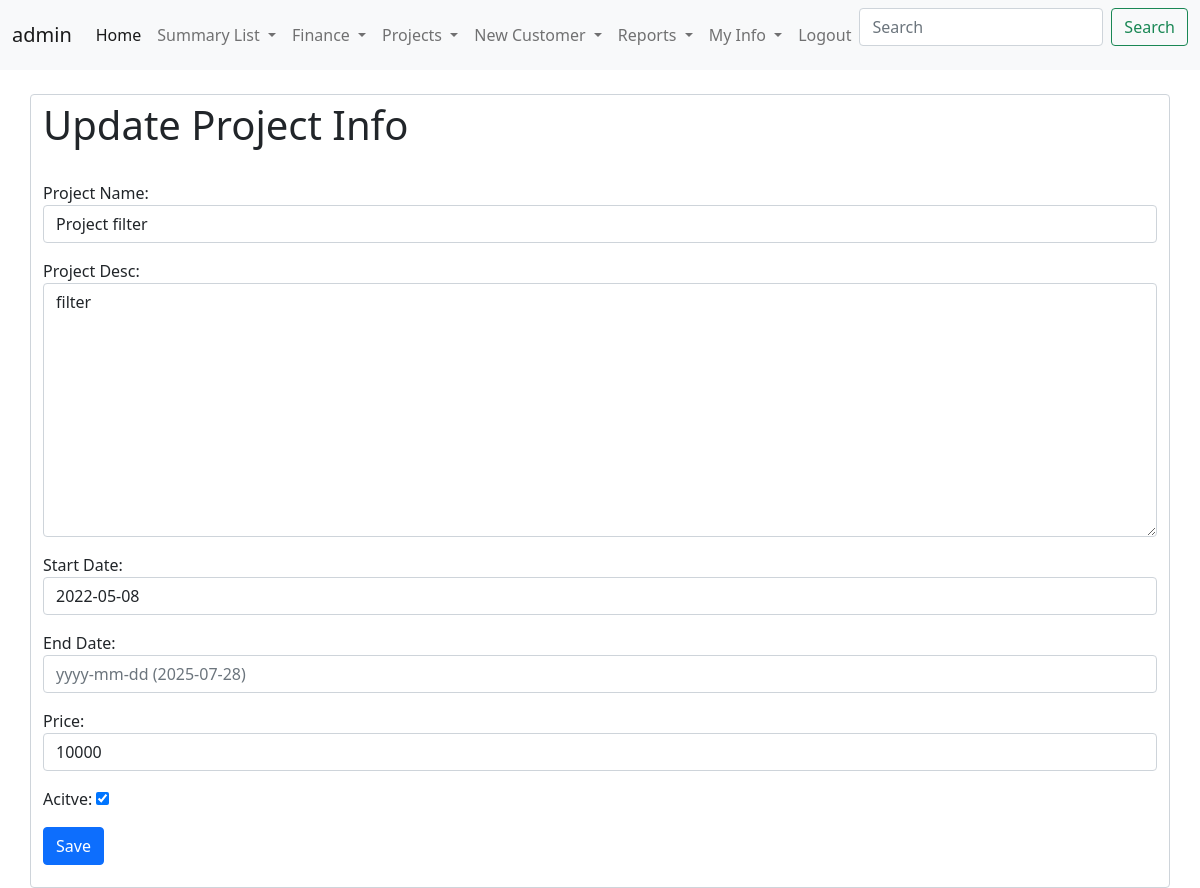
Screenshot of /updateProject/13 (signed in) with the database file from the repository.
### CRM/models.py (models this page shows, shortened)
class ProjectInfoModel(models.Model):
    projectId = models.AutoField(primary_key=True)
    projectName = models.CharField(max_length=100 , unique=True)
    projectDesc =  models.CharField(max_length=300)
    startDate = models.DateField(default= datetime.now)
    endDate = models.DateField(blank=True, null=True)
    price = models.IntegerField()
    active = models.BooleanField(default=True)
    createdBy = models.ForeignKey(User, on_delete=models.CASCADE)
    GA1 = models.CharField(max_length=100 , blank=True, null=True)
    GA2 = models.CharField(max_length=100 , blank=True, null=True)
    GB1 = models.BooleanField(default=False , blank=True, null=True)
    GB2 = models.BooleanField(default=False , blank=True, null=True)
    GD1 = models.DateField(blank=True, null=True)
    GD2 = models.DateField(blank=True, null=True)

### CRM/views.py (the view)
# urls.py: path('updateProject/<int:pk>',views.updateProject.as_view() , name='updateProject'),
class updateProject(LoginRequiredMixin,UpdateView):
    template_name = 'CRM/NewProject.html'
    form_class = projectInfoForm
    model = ProjectInfoModel
    success_url = '/ProjectsList'

### CRM/forms.py
class projectInfoForm(forms.ModelForm):
    class Meta:
        model = ProjectInfoModel
        fields = ('projectName','projectDesc','startDate','endDate','price','active')
        widgets = {
            'projectName' : forms.TextInput(attrs={'class':'form-control'} ),
            'projectDesc' : forms.Textarea(attrs={'class':'form-control'} ),
            'startDate' : forms.DateInput(format=('%Y-%m-%d'),attrs={'class':'form-control' , 'placeholder':'yyyy-mm-dd (2025-07-28)'} ),
            'endDate' : forms.DateInput(format=('%Y-%m-%d'),attrs={'class':'form-control' , 'placeholder':'yyyy-mm-dd (2025-07-28)'} ),
            'price' : forms.NumberInput(attrs={'class':'form-control'}),
        }
        labels = {
            'projectName' : 'Project Name',
            'projectDesc' : 'Project Desc',
            'startDate' : 'Start Date',
            'endDate' : 'End Date',
            'price' : 'Price',
            'active' : 'Acitve',
        }

### CRM/templates/CRM/NewProject.html (shortened to what this page needs)
{% include 'CRM/base.html' %}
{% include 'CRM/navbar.html' %}
{% block content %}
<div class="col-md-6 container-sm form-control">
        {% if request.path == '/NewProject' %}
        <h1>Create New Project  </h1>
        {% else %}
        <h1>Update Project Info </h1>
        {% endif %}
        <br>
        <form method="post">
        {{ form.as_p }}
        <input class="btn btn-primary" type="submit" value="Save">
        </form>
</div>
{% endblock %}

### CRM/templates/CRM/navbar.html (shortened to what this page needs)
{% block content %}
<nav class="navbar navbar-expand-lg navbar-light bg-light">
    <div class="container-fluid">
      <a class="navbar-brand" href="#">{{user.get_username}}</a>
      <div class="collapse navbar-collapse" id="navbarScroll">
        <ul class="navbar-nav me-auto my-2 my-lg-0 navbar-nav-scroll" style="--bs-scroll-height: 100px;">
          {% if user.is_superuser %}
          <li class="nav-item">
            <a class="nav-link active" aria-current="page" href="{% url 'CRM:customerList' %}">Home</a>
          </li>
          <li class="nav-item dropdown">
            <a class="nav-link dropdown-toggle" href="#" id="navbarScrollingDropdown" role="button" data-bs-toggle="dropdown" aria-expanded="false">
              Summary List
            </a>
          </li>
          <li class="nav-item dropdown">
            <a class="nav-link dropdown-toggle" href="#" id="navbarScrollingDropdown" role="button" data-bs-toggle="dropdown" aria-expanded="false">
              Finance
            </a>
          </li>
          <li class="nav-item dropdown">
            <a class="nav-link dropdown-toggle" href="#" id="navbarScrollingDropdown" role="button" data-bs-toggle="dropdown" aria-expanded="false">
              Projects
            </a>
          </li>
          <li class="nav-item dropdown">
            <a class="nav-link dropdown-toggle" href="#" id="navbarScrollingDropdown" role="button" data-bs-toggle="dropdown" aria-expanded="false">
              New Customer
            </a>
          </li>
          <li class="nav-item dropdown">
            <a class="nav-link dropdown-toggle" href="#" id="navbarScrollingDropdown" role="button" data-bs-toggle="dropdown" aria-expanded="false">
              Reports
            </a>
          </li>
          {% endif %}
          {% if user.is_authenticated %}
          <li class="nav-item dropdown">
            <a class="nav-link dropdown-toggle" href="#" id="navbarScrollingDropdown" role="button" data-bs-toggle="dropdown" aria-expanded="false">
              My Info
            </a>
          </li>
          {% endif %}
          {% if user.is_authenticated %}
          <li class="nav-item">
            <a class="nav-link" href="{% url 'logout' %}">Logout</a>
          </li>
          {% else %}
          <li class="nav-item"></li>
          <a class="nav-link" href="{% url 'login' %}">Login</a>
        </li>
          {% endif %}
        </ul>
        <form class="d-flex">
          <input class="form-control me-2" type="search" placeholder="Search" aria-label="Search">
          <button class="btn btn-outline-success" type="submit">Search</button>
        </form>
      </div>
    </div>
  </nav>
  {% endblock %}

### rows the page displays
ProjectInfoModel: projectName "Project filter", projectDesc "filter", startDate "2022-05-08", price "10000", active "☑"

### other values shown
{{ user.get_username }} "admin"
